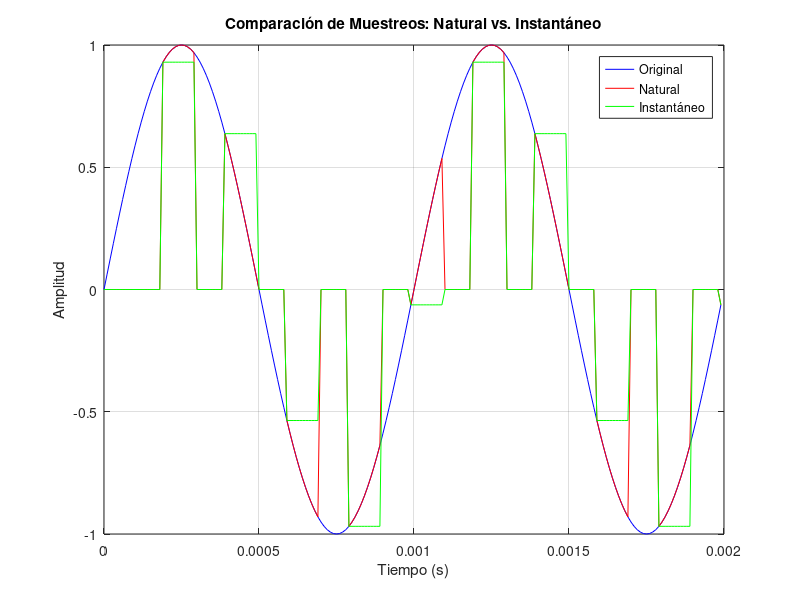

The MATLAB script that drew this image:
clc;
close all;
clear all;
fm = 100000;      % Frecuencia de muestreo interna
tm = 1/fm;        % Conversion a 10 microsegundos (mu)
ls = 200;         % Número de muestras
f_c = 1000;       % Frecuencia sinusoidal
f_s = 5000;       % Frecuencia de muestreo real (externa)
t_s = 1/f_s;      % Periodo de muestreo real
tau = 0.5*t_s;    % Duración del pulso de muestreo (tau)
d = tau/t_s;      % Ciclo de trabajo
%% Generando la señal
t = (0:ls-1)*tm;              % Vector de tiempo
m_t = sin(2*pi*f_c*t);        % Señal senoidal de frecuencia f_c
Fourier_original = fft(m_t);  %Fourier
Fourier_original(Fourier_original<0)=0;
%% Cálculos auxiliares para muestreo
r = floor(t_s/tm);  % Intervalo entre muestras reales (en muestras internas)
s = floor(tau/tm);   % Duración del pulso de muestreo (en muestras internas)
%% Muestreo natural
s_nat = zeros(1,length(t)); % Inicia vector de pulsos
for i = 1:length(m_t)
    if mod(i, r) == 0  % Cada r muestras, genera un pulso de duración s
        s_nat(i:i+s) = 1;
    end
end
s_nat = s_nat(1:length(t));   % Asegura que el vector no exceda el tamaño original
m_t_nat = m_t .* s_nat;  % Multiplica la señal por los pulsos → muestreo natural
Fourier_natural = fft(m_t);  %Fourier
Fourier_natural(Fourier_natural<0)=0;
%% Muestreo instantáneo
m_t_inst = zeros(1,length(t));  % Inicia la señal instantanea
for i = 1:length(m_t)
    if mod(i, r) == 0  % Cada r muestras, copia el valor de la senial
        m_t_inst(i:i+s) = m_t(i);
    end
end
m_t_inst = m_t_inst(1:length(t));  % Asegura que el vector no exceda el tamanio original
%% Figura 1: Comparación de muestreos
figure;
plot(t, m_t, 'b');   % Señal original
hold on;
plot(t, m_t_nat, 'r');  % Señal natural
plot(t, m_t_inst, 'g');  % Señal instantanea
grid on;
xlabel('Tiempo (s)');
ylabel('Amplitud');
legend('Original', 'Natural', 'Instantáneo');
title('Comparación de Muestreos: Natural vs. Instantáneo');
%% Cuantificación PCM de la señal muestreada instantáneamente
bit_depth = 8;                         % Profundidad de bits (8 bits → 256 niveles)
pcm_levels = 2^bit_depth;              % Número total de niveles PCM
pcm_signal_inst = round((m_t_inst + 1) * (pcm_levels - 1) / 2);  
% Convierte la señal de rango [-1,1] a [0,255] y redondea
%% Normalización para visualización
m_t_norm = (m_t - min(m_t)) / (max(m_t) - min(m_t));                     % Señal original normalizada
m_t_inst_norm = (m_t_inst - min(m_t_inst)) / (max(m_t_inst) - min(m_t_inst)); % Señal muestreada normalizada
pcm_signal_inst_norm = (pcm_signal_inst - min(pcm_signal_inst)) / (max(pcm_signal_inst) - min(pcm_signal_inst)); 
% Señal cuantificada normalizada
%% Cálculo del error de cuantización
quantization_error_inst = m_t_inst - ((2 * pcm_signal_inst / (pcm_levels - 1)) - 1);  
